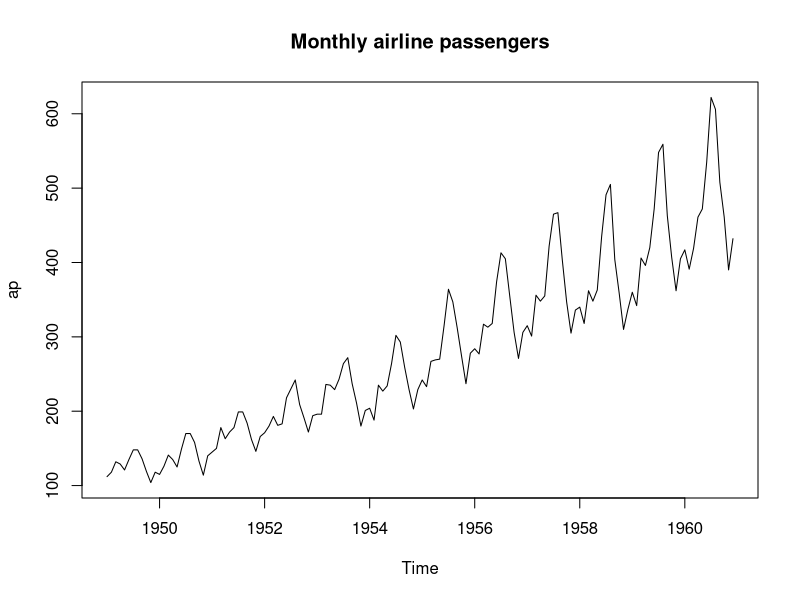
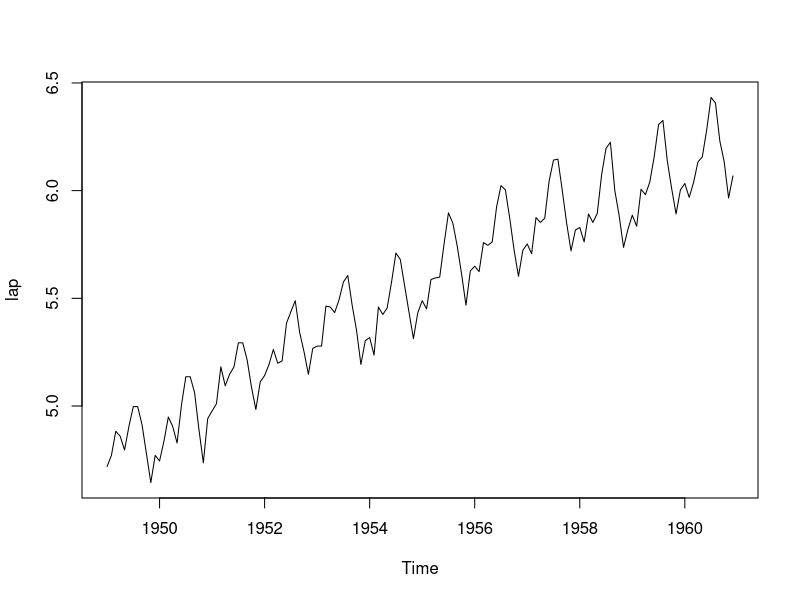
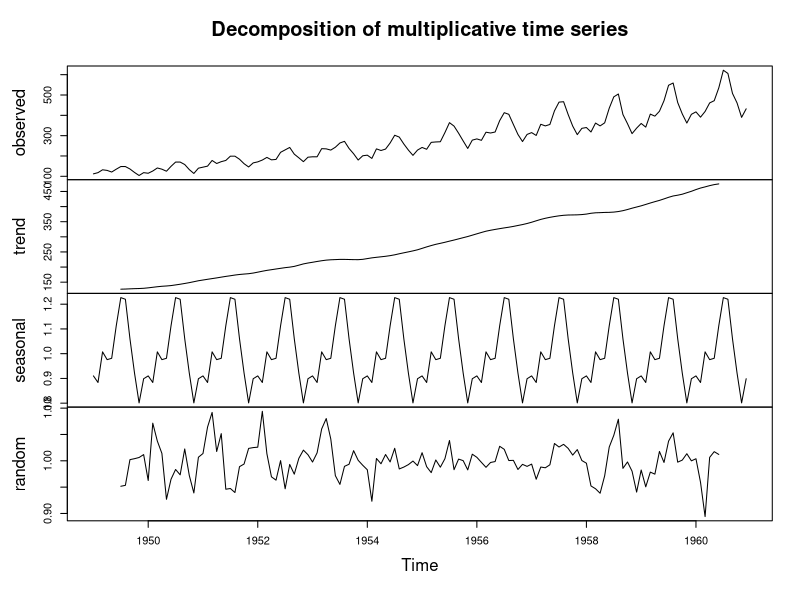
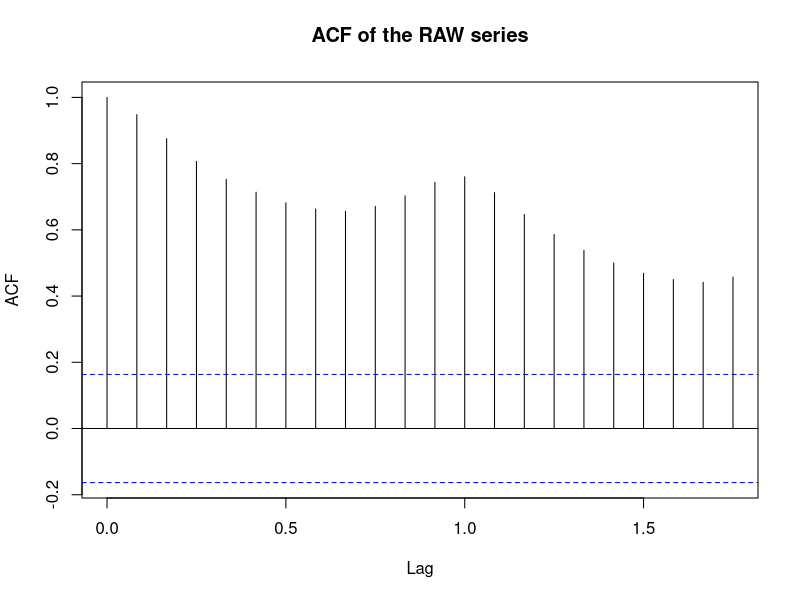
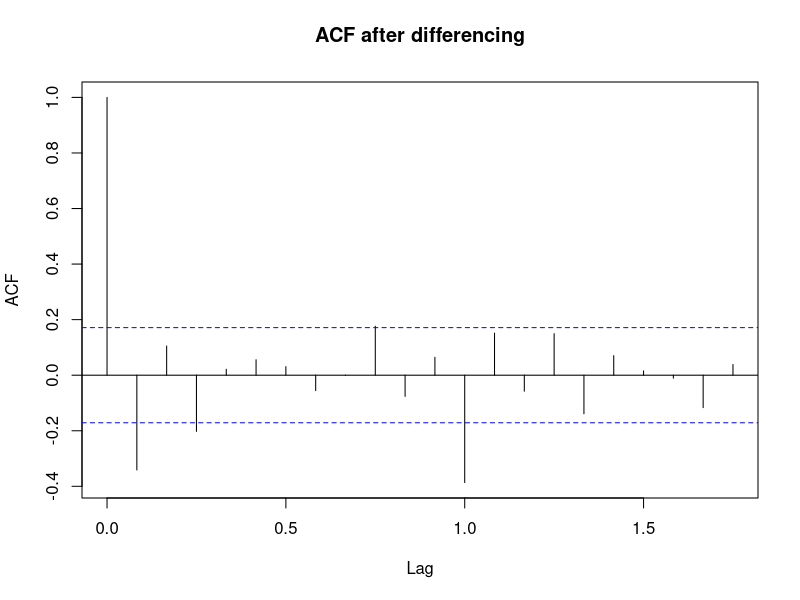
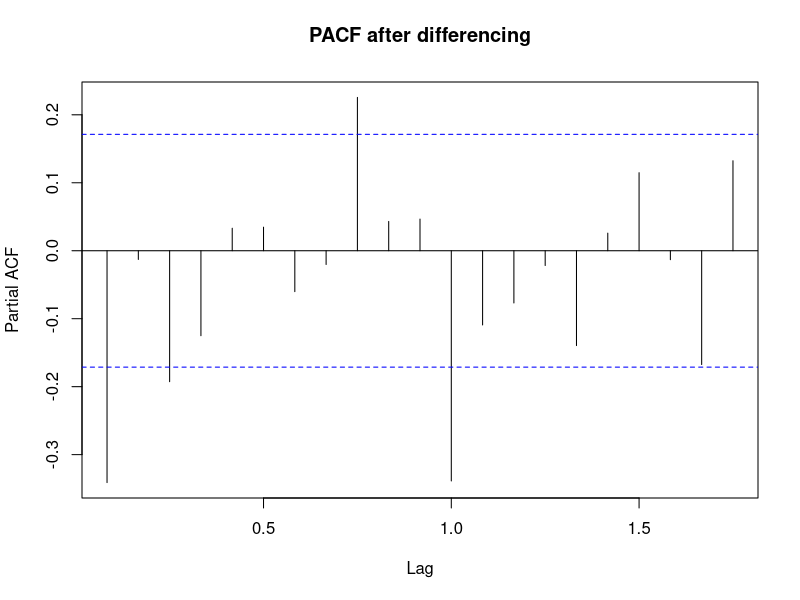
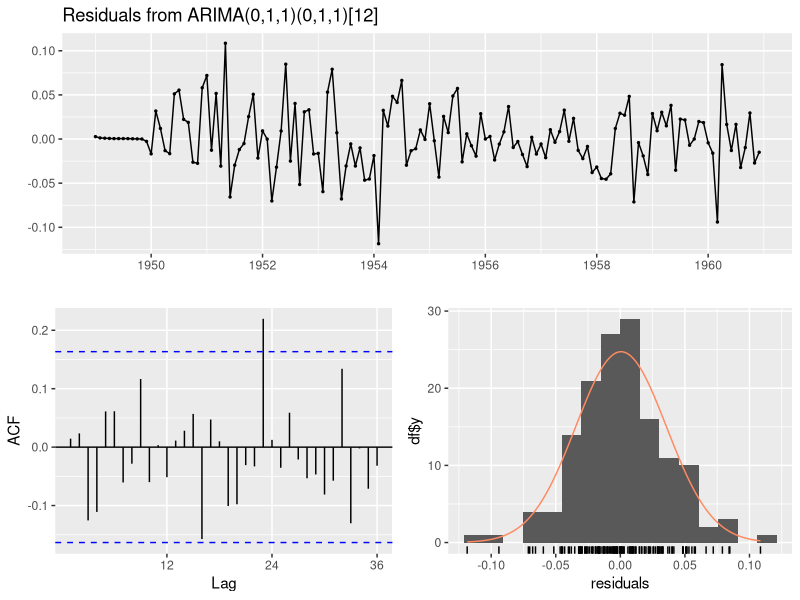
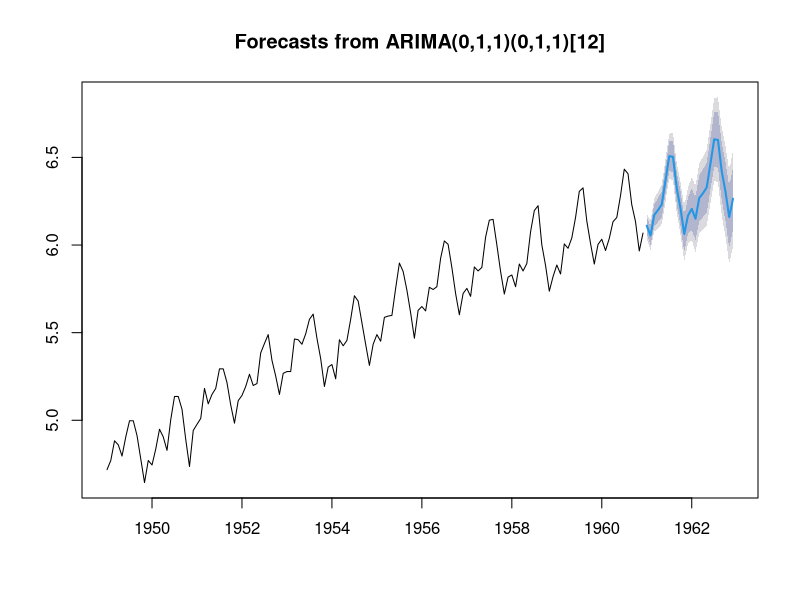

R code for these plots, in order:
# =====================================================================
# NOT EXECUTED IN VERIFICATION -- R is not installable in this environment
# (Debian repos blocked). Desk-checked only; numbers in comments come from
# the executed Python equivalent in python/. Run this in RStudio.
# =====================================================================
# Experiment 16: Time series forecasting with ARIMA
# Python equivalent: python/16_arima.py (implements decomposition, differencing,
# ACF and PACF from first principles -- statsmodels is not installed there)

library(forecast); library(tseries)

data(AirPassengers)          # the classic monthly series, 1949-1960
ap <- AirPassengers

# --- 1. LOOK AT IT FIRST ---
plot(ap, main = "Monthly airline passengers")
# The seasonal swing GROWS with the level -> MULTIPLICATIVE, so take logs.
lap <- log(ap)
plot(lap)                    # now the swing is roughly constant -> additive

# --- 2. DECOMPOSE ---
decomp <- decompose(ap, type = "multiplicative")
plot(decomp)                 # observed / trend / seasonal / random
stl(lap, s.window = "periodic")   # more robust; works on the log series

# --- 3. TEST FOR STATIONARITY ---
adf.test(ap)
#   ADF:  H0 = NON-stationary (unit root)
#   large p  -> FAIL to reject -> the series is NOT stationary
kpss.test(ap)
#   KPSS: H0 = STATIONARY  -- the OPPOSITE null.
#   Reading one test's p-value as though it were the other's gives exactly
#   the wrong conclusion. Write the null down before interpreting.

ndiffs(lap)      # how many ordinary differences are needed
nsdiffs(lap)     # how many SEASONAL differences

# --- 4. DIFFERENCE ---
d1 <- diff(lap)              # removes the trend
d12 <- diff(d1, lag = 12)    # removes the 12-month seasonality
adf.test(d12)                # now small p -> stationary

# --- 5. IDENTIFY THE ORDERS ---
acf(ap,  main = "ACF of the RAW series")
# Slow monotonic decay and nothing else -- the trend swamps everything, and
# the seasonality is INVISIBLE here. This is why you difference first.

acf(d12,  main = "ACF after differencing")     # q, from where it CUTS OFF
pacf(d12, main = "PACF after differencing")    # p, from where it CUTS OFF
#   ACF tails off, PACF cuts off after lag p  -> AR(p)
#   ACF cuts off after lag q, PACF tails off  -> MA(q)
#   Mnemonic: PACF gives p, ACF gives q.

# --- 6. FIT ---
fit <- auto.arima(lap)       # searches (p,d,q)(P,D,Q)[12] by AIC
summary(fit)

# --- 7. CHECK THE RESIDUALS -- the step students skip ---
checkresiduals(fit)
# If the model is adequate its residuals are WHITE NOISE: no autocorrelation
# left, roughly normal, constant variance. Structure remaining in the
# residuals is signal the model failed to capture.
#
# Ljung-Box: H0 = residuals are independent.
# Here you WANT a LARGE p-value -- the opposite of most tests you have met.

# --- 8. FORECAST ---
fc <- forecast(fit, h = 24)
plot(fc)
exp(fc$mean)                 # back-transform from the log scale
accuracy(fit)                # ME, RMSE, MAE, MAPE

# MAPE is unit-free and therefore easy to compare across series, but it
# breaks down when actual values are near zero.
